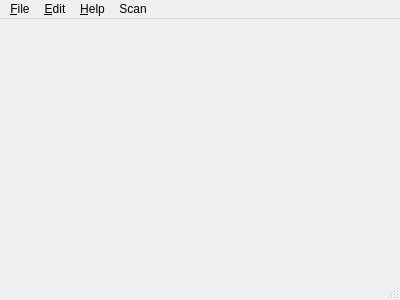
<?xml version="1.0" encoding="UTF-8"?>
<ui version="4.0">
 <class>ImageWindow</class>
 <widget class="QMainWindow" name="ImageWindow">
  <property name="geometry">
   <rect>
    <x>0</x>
    <y>0</y>
    <width>400</width>
    <height>300</height>
   </rect>
  </property>
  <property name="windowTitle">
   <string>ImageWindow</string>
  </property>
  <widget class="QWidget" name="centralWidget">
   <layout class="QGridLayout" name="gridLayout">
    <item row="0" column="0">
     <widget class="QLabel" name="imagelabel">
      <property name="text">
       <string/>
      </property>
      <property name="alignment">
       <set>Qt::AlignLeading|Qt::AlignLeft|Qt::AlignTop</set>
      </property>
     </widget>
    </item>
   </layout>
  </widget>
  <widget class="QMenuBar" name="menuBar">
   <property name="geometry">
    <rect>
     <x>0</x>
     <y>0</y>
     <width>400</width>
     <height>25</height>
    </rect>
   </property>
   <widget class="QMenu" name="menu_File">
    <property name="title">
     <string>&amp;File</string>
    </property>
    <addaction name="action_Open"/>
    <addaction name="action_Save"/>
    <addaction name="actionSave_As"/>
    <addaction name="separator"/>
    <addaction name="actionE_xit"/>
   </widget>
   <widget class="QMenu" name="menu_Edit">
    <property name="title">
     <string>&amp;Edit</string>
    </property>
    <widget class="QMenu" name="menu_Convert_to">
     <property name="title">
      <string>&amp;Convert to</string>
     </property>
     <addaction name="action1_bit"/>
     <addaction name="action8_bit"/>
     <addaction name="action32_bit"/>
    </widget>
    <addaction name="actionFlip_Horizontally"/>
    <addaction name="actionFlip_Vertically"/>
    <addaction name="action_Resize"/>
    <addaction name="separator"/>
    <addaction name="menu_Convert_to"/>
    <addaction name="actionNiuqu"/>
    <addaction name="actionGray"/>
    <addaction name="actionRUIHUA"/>
    <addaction name="actionPINGHUA"/>
    <addaction name="actionSOBEL"/>
   </widget>
   <widget class="QMenu" name="menu_Help">
    <property name="title">
     <string>&amp;Help</string>
    </property>
    <addaction name="action_About"/>
    <addaction name="actionAbout_Qt"/>
   </widget>
   <widget class="QMenu" name="menuScan">
    <property name="title">
     <string>Scan</string>
    </property>
    <addaction name="actionHd"/>
    <addaction name="actionFile"/>
   </widget>
   <addaction name="menu_File"/>
   <addaction name="menu_Edit"/>
   <addaction name="menu_Help"/>
   <addaction name="menuScan"/>
  </widget>
  <widget class="QStatusBar" name="statusBar"/>
  <action name="action_About">
   <property name="text">
    <string>&amp;About</string>
   </property>
  </action>
  <action name="actionAbout_Qt">
   <property name="text">
    <string>About &amp;Qt</string>
   </property>
  </action>
  <action name="action_Open">
   <property name="text">
    <string>&amp;Open</string>
   </property>
   <property name="shortcut">
    <string>Ctrl+O</string>
   </property>
  </action>
  <action name="action_Save">
   <property name="text">
    <string>&amp;Save</string>
   </property>
   <property name="shortcut">
    <string>Ctrl+S</string>
   </property>
  </action>
  <action name="actionSave_As">
   <property name="text">
    <string>Save &amp;As</string>
   </property>
  </action>
  <action name="actionE_xit">
   <property name="text">
    <string>E&amp;xit</string>
   </property>
   <property name="shortcut">
    <string>Ctrl+Q</string>
   </property>
  </action>
  <action name="actionFlip_Horizontally">
   <property name="text">
    <string>Flip &amp;Horizontally</string>
   </property>
   <property name="shortcut">
    <string>Ctrl+H</string>
   </property>
  </action>
  <action name="actionFlip_Vertically">
   <property name="text">
    <string>Flip &amp;Vertically</string>
   </property>
   <property name="shortcut">
    <string>Ctrl+V</string>
   </property>
  </action>
  <action name="action_Resize">
   <property name="text">
    <string>&amp;Resize</string>
   </property>
   <property name="shortcut">
    <string>Ctrl+R</string>
   </property>
  </action>
  <action name="action1_bit">
   <property name="text">
    <string>1 bit</string>
   </property>
  </action>
  <action name="action8_bit">
   <property name="text">
    <string>8 bit</string>
   </property>
  </action>
  <action name="action32_bit">
   <property name="text">
    <string>32 bit</string>
   </property>
  </action>
  <action name="actionHd">
   <property name="text">
    <string>Slideshow</string>
   </property>
  </action>
  <action name="actionFile">
   <property name="text">
    <string>Openfile</string>
   </property>
  </action>
  <action name="actionNiuqu">
   <property name="text">
    <string>Gossian</string>
   </property>
  </action>
  <action name="actionGray">
   <property name="text">
    <string>Gray</string>
   </property>
  </action>
  <action name="actionRUIHUA">
   <property name="text">
    <string>RUIHUA</string>
   </property>
  </action>
  <action name="actionPINGHUA">
   <property name="text">
    <string>PINGHUA</string>
   </property>
  </action>
  <action name="actionSOBEL">
   <property name="text">
    <string>SOBEL</string>
   </property>
  </action>
 </widget>
 <layoutdefault spacing="6" margin="11"/>
 <resources/>
 <connections/>
</ui>
